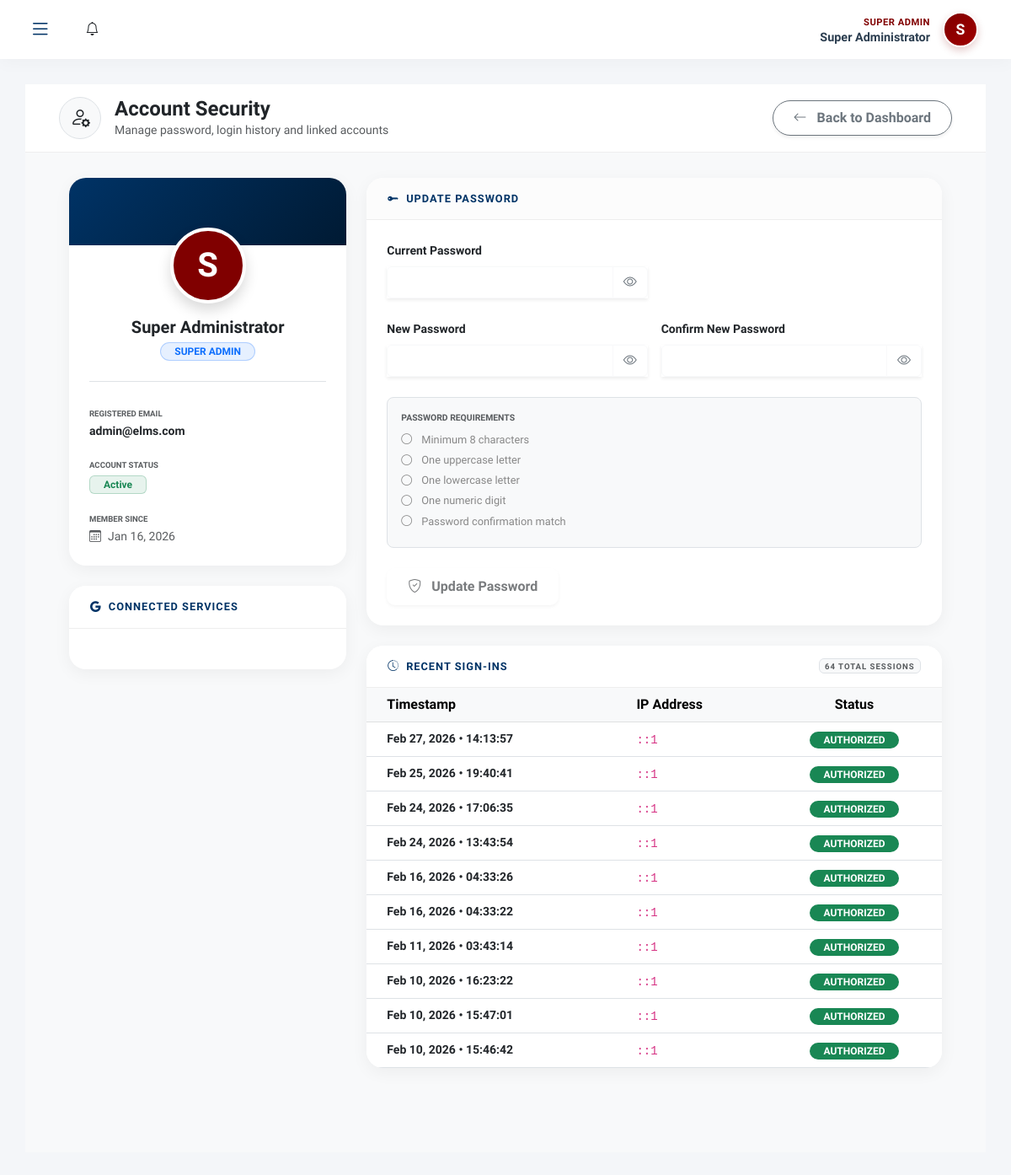
The page /modules/common/account_settings.php (signed in) on the database its author committed.
### tables this page shows
CREATE TABLE `users` (
  `id` int(10) UNSIGNED NOT NULL,
  `email` varchar(100) NOT NULL,
  `password` varchar(255) NOT NULL,
  `status` enum('active','inactive') DEFAULT 'active',
  `last_login` datetime DEFAULT NULL,
  `created_at` timestamp NOT NULL DEFAULT current_timestamp(),
  `lock_count` int(11) NOT NULL DEFAULT 0,
  `last_locked_at` datetime DEFAULT NULL
);

### includes/email_helper.php (called while the page is built, shortened)
<?php
function get_security_setting($key, $default = null) {
    global $conn;
    $stmt = $conn->prepare("SELECT setting_value FROM security_settings WHERE setting_key = ?");
    $stmt->bind_param("s", $key);
    $stmt->execute();
    $result = $stmt->get_result();
    if ($row = $result->fetch_assoc()) {
        return $row['setting_value'];
    }
    return $default;
}
?>

### modules/common/account_settings.php (the view, shortened to what this page needs)
<?php
require_once __DIR__ . '/../../config/init.php';
require_once __DIR__ . '/../../includes/email_helper.php';
$user_id = $_SESSION['user_id'];
$role_id = $_SESSION['role_id'] ?? $_SESSION['role'] ?? 0;
$stmt = $pdo->prepare("SELECT u.*,
    COALESCE(
        (SELECT CONCAT(up.first_name, ' ', up.last_name) FROM user_profiles up WHERE up.user_id = u.id),
        u.email
    ) as full_name,
    (SELECT ur.role_id FROM user_roles ur WHERE ur.user_id = u.id LIMIT 1) as role_id,
    (SELECT ot.provider_user_id FROM oauth_tokens ot WHERE ot.user_id = u.id AND ot.provider = 'google' LIMIT 1) as google_email
    FROM users u WHERE u.id = ?");
$stmt->execute([$user_id]);
$user = $stmt->fetch(PDO::FETCH_ASSOC);
$role_names = [1 => 'Super Admin', 2 => 'School Admin', 3 => 'Branch Admin', 4 => 'Registrar', 5 => 'Teacher', 6 => 'Student'];
$role_name = $role_names[$role_id] ?? 'User';
$password_settings = [];
$settings_to_get = ['password_min_length', 'password_require_uppercase', 'password_require_lowercase', 'password_require_number', 'password_require_special', 'enable_google_login'];
foreach ($settings_to_get as $key) { $password_settings[$key] = get_security_setting($key); }
$login_history = [];
try {
    $stmt = $pdo->prepare("SELECT * FROM login_attempts WHERE email = ? ORDER BY attempted_at DESC LIMIT 10");
    $stmt->execute([$user['email']]);
    $login_history = $stmt->fetchAll(PDO::FETCH_ASSOC);
} catch (Exception $e) {}
$login_stats = ['total_logins' => 0, 'last_login' => null];
try {
    $stmt = $pdo->prepare("SELECT COUNT(*) as total, MAX(attempted_at) as last_login FROM login_attempts WHERE email = ? AND success = 1");
    $stmt->execute([$user['email']]);
    $stats = $stmt->fetch(PDO::FETCH_ASSOC);
    $login_stats['total_logins'] = $stats['total'] ?? 0;
    $login_stats['last_login'] = $stats['last_login'];
} catch (Exception $e) {}
$dashboard_paths = [
    1 => '../super_admin/dashboard.php',
    2 => '../school_admin/dashboard.php',
    3 => '../branch_admin/dashboard.php',
    4 => '../registrar/dashboard.php',
    5 => '../teacher/dashboard.php',
    6 => '../student/dashboard.php'
];
$back_url = $dashboard_paths[$role_id] ?? '../../index.php';
include '../../includes/header.php';
?>
<div class="header-fixed-part animate__animated animate__fadeInDown">
    <div class="d-flex align-items-center gap-3">
        <div class="d-flex align-items-center justify-content-center bg-light rounded-circle border text-maroon" style="width: 50px; height: 50px; font-size: 1.5rem;">
            <i class="bi bi-person-gear"></i>
        </div>
        <div>
            <h4 class="fw-bold mb-0 text-dark">Account Security</h4>
            <p class="text-muted small mb-0">Manage password, login history and linked accounts</p>
        </div>
    </div>
    <a href="<?php echo htmlspecialchars($back_url); ?>" class="btn btn-outline-secondary px-4 py-2 rounded-pill fw-bold shadow-sm transition-hover">
        <i class="bi bi-arrow-left me-2"></i> Back to Dashboard
    </a>
</div>
<div class="body-scroll-part">
    <div class="container-fluid" style="max-width: 1400px; margin: 0 auto;">
        <div class="row g-4">
            <div class="col-lg-4 animate__animated animate__fadeInLeft">
                <div class="settings-hero-card mb-4">
                    <div class="settings-banner"></div>
                    <div class="card-body p-4 text-center">
                        <div class="settings-avatar-wrapper">
                            <div class="avatar-circle mx-auto border-4 border-white shadow" style="width: 90px; height: 90px; font-size: 2.5rem; background: var(--maroon); color: white; display: flex; align-items: center; justify-content: center; border-radius: 50%;">
                                <?php echo strtoupper(substr($user['full_name'] ?? 'U', 0, 1)); ?>
                            </div>
                        </div>
                        <h5 class="fw-bold mt-3 mb-1 text-dark"><?php echo htmlspecialchars($user['full_name']); ?></h5>
                        <span class="badge bg-primary bg-opacity-10 text-primary border border-primary border-opacity-25 rounded-pill px-3 mb-4"><?php echo strtoupper($role_name); ?></span>
                        <div class="text-start border-top pt-4">
                            <div class="mb-3">
                                <label class="text-muted small fw-bold text-uppercase" style="font-size: 0.6rem;">Registered Email</label>
                                <div class="fw-bold text-dark small text-truncate"><?php echo htmlspecialchars($user['email']); ?></div>
                            </div>
                            <div class="mb-3">
                                <label class="text-muted small fw-bold text-uppercase" style="font-size: 0.6rem;">Account Status</label>
                                <div><span class="badge bg-success bg-opacity-10 text-success border border-success border-opacity-25 px-3"><?php echo ucfirst($user['status']); ?></span></div>
                            </div>
                            <div class="mb-0">
                                <label class="text-muted small fw-bold text-uppercase" style="font-size: 0.6rem;">Member Since</label>
                                <div class="small text-muted"><i class="bi bi-calendar3 me-2"></i><?php echo date('M d, Y', strtotime($user['created_at'])); ?></div>
                            </div>
                        </div>
                    </div>
                </div>
                <?php if ($password_settings['enable_google_login']): ?>
                <div class="card-modern">
                    <div class="card-header-modern bg-white"><i class="bi bi-google me-2"></i>Connected Services</div>
                    <div class="card-body p-4">
                    </div>
                </div>
                <?php endif; ?>
            </div>
            <div class="col-lg-8 animate__animated animate__fadeInRight">
                <div class="card-modern mb-4">
                    <div class="card-header-modern"><i class="bi bi-key-fill me-2"></i>Update Password</div>
                    <div class="card-body p-4">
                        <form method="post" id="passwordForm">
                            <div class="row g-3 mb-4">
                                <div class="col-md-6">
                                    <label class="form-label small fw-bold">Current Password</label>
                                    <div class="input-group shadow-sm">
                                        <input type="password" class="form-control border-light" id="current_password" name="current_password" required>
                                        <button class="btn btn-outline-secondary border-light toggle-password" type="button" data-target="current_password"><i class="bi bi-eye"></i></button>
                                    </div>
                                </div>
                            </div>
                            <div class="row g-3 mb-4">
                                <div class="col-md-6">
                                    <label class="form-label small fw-bold">New Password</label>
                                    <div class="input-group shadow-sm">
                                        <input type="password" class="form-control border-light" id="new_password" name="new_password" required>
                                        <button class="btn btn-outline-secondary border-light toggle-password" type="button" data-target="new_password"><i class="bi bi-eye"></i></button>
                                    </div>
                                </div>
                                <div class="col-md-6">
                                    <label class="form-label small fw-bold">Confirm New Password</label>
                                    <div class="input-group shadow-sm">
                                        <input type="password" class="form-control border-light" id="confirm_password" name="confirm_password" required>
                                        <button class="btn btn-outline-secondary border-light toggle-password" type="button" data-target="confirm_password"><i class="bi bi-eye"></i></button>
                                    </div>
                                </div>
                            </div>
                            <div class="p-3 rounded-3 bg-light border mb-4">
                                <p class="small fw-bold text-muted text-uppercase mb-2" style="font-size: 0.65rem;">Password Requirements</p>
                                <ul class="list-unstyled mb-0 password-requirements" id="passwordRequirements">
                                    <li id="req-length"><i class="bi bi-circle"></i> Minimum <?php echo $password_settings['password_min_length']; ?> characters</li>
                                    <?php if ($password_settings['password_require_uppercase']): ?><li id="req-upper"><i class="bi bi-circle"></i> One uppercase letter</li><?php endif; ?>
                                    <?php if ($password_settings['password_require_lowercase']): ?><li id="req-lower"><i class="bi bi-circle"></i> One lowercase letter</li><?php endif; ?>
                                    <?php if ($password_settings['password_require_number']): ?><li id="req-number"><i class="bi bi-circle"></i> One numeric digit</li><?php endif; ?>
                                    <li id="req-match"><i class="bi bi-circle"></i> Password confirmation match</li>
                                </ul>
                            </div>
                            <button type="submit" class="btn btn-maroon-save shadow-sm" id="changePasswordBtn" disabled>
                                <i class="bi bi-shield-check me-2"></i> Update Password
                            </button>
                        </form>
                    </div>
                </div>
                <div class="card-modern">
                    <div class="card-header-modern bg-white d-flex justify-content-between align-items-center">
                        <span><i class="bi bi-clock-history me-2"></i>Recent Sign-ins</span>
                        <span class="badge bg-light text-muted border"><?php echo $login_stats['total_logins']; ?> Total Sessions</span>
                    </div>
                    <div class="table-responsive">
                        <table class="table table-hover align-middle mb-0">
                            <thead class="table-light"><tr><th class="ps-4">Timestamp</th><th>IP Address</th><th class="text-center">Status</th></tr></thead>
                            <tbody>
                                <?php if (empty($login_history)): ?>
                                    <tr><td colspan="3" class="text-center py-4 text-muted small">No activity found.</td></tr>
                                <?php else: foreach ($login_history as $attempt): ?>
                                    <tr>
                                        <td class="ps-4 small fw-bold text-dark"><?php echo date('M d, Y • H:i:s', strtotime($attempt['attempted_at'])); ?></td>
                                        <td><code class="text-maroon"><?php echo htmlspecialchars($attempt['ip_address'] ?? '0.0.0.0'); ?></code></td>
                                        <td class="text-center">
                                            <span class="badge rounded-pill bg-<?php echo !empty($attempt['success']) ? 'success' : 'danger'; ?> px-3">
                                                <?php echo !empty($attempt['success']) ? 'AUTHORIZED' : 'FAILED'; ?>
                                            </span>
                                        </td>
                                    </tr>
                                <?php endforeach; endif; ?>
                            </tbody>
                        </table>
                    </div>
                </div>
            </div>
        </div>
    </div>
</div>
<?php include '../../includes/footer.php'; ?>
</body>
</html>

### includes/header.php (style rules this page uses)
:root { --maroon: #800000; --maroon-light: #9e1b1b; --blue: #003366; --blue-dark: #002244; --text-light: #ecf0f1; --text-muted: #aeb9cc; --sidebar-width: 280px; --header-height: 70px; --transition-speed: 0.3s; }
body { font-family: 'Public Sans', sans-serif; background-color: #f4f6f9; margin: 0; overflow-x: hidden; }
.avatar-circle { width: 42px; height: 42px; background: linear-gradient(135deg, var(--maroon) 0%, #a00000 100%); color: white; border-radius: 50%; display: flex; align-items: center; justify-content: center; font-weight: 600; font-size: 1.1rem; box-shadow: 0 4px 10px rgba(128, 0, 0, 0.2); border: 2px solid #fff; }

### modules/common/account_settings.php (style rules this page uses)
html, body { height: 100%; margin: 0; overflow: hidden; background-color: #f8f9fa; }
.header-fixed-part { flex: 0 0 auto; background: white; padding: 15px 40px; border-bottom: 1px solid #eee; z-index: 100; display: flex; justify-content: space-between; align-items: center; }
.body-scroll-part { flex: 1 1 auto; overflow-y: auto; padding: 30px 40px 100px 40px; background-color: #f8f9fa; }
.settings-hero-card { background: white; border-radius: 20px; border: none; box-shadow: 0 5px 20px rgba(0,0,0,0.05); overflow: hidden; }
.settings-banner { background: linear-gradient(135deg, var(--blue) 0%, #001a33 100%); height: 80px; }
.settings-avatar-wrapper { margin-top: -45px; }
.card-modern { background: white; border-radius: 20px; border: none; box-shadow: 0 5px 20px rgba(0,0,0,0.05); overflow: hidden; }
.card-header-modern { background: #fcfcfc; padding: 15px 25px; border-bottom: 1px solid #eee; font-weight: 700; color: var(--blue); text-transform: uppercase; font-size: 0.8rem; letter-spacing: 1px; }
.password-requirements li { font-size: 0.8rem; margin-bottom: 5px; color: #888; transition: 0.3s; }
.password-requirements li i { margin-right: 8px; }
.btn-maroon-save { background-color: var(--maroon); color: white; border: none; border-radius: 10px; font-weight: 700; padding: 10px 25px; transition: 0.3s; }
.btn-maroon-save:disabled { opacity: 0.6; cursor: not-allowed; }

### rows shown on the page
users: email "admin@elms.com", status "Active", created_at "Jan 16, 2026"

### other values the page prints
$_SESSION['role'] "SUPER ADMIN"
$_SESSION['name'] "Super Administrator"
substr($_SESSION['name'] ?? 'U', 0, 1) "S"
substr($user['full_name'] ?? 'U', 0, 1) "S"
$user['full_name'] "Super Administrator"
$role_name "SUPER ADMIN"
$password_settings['password_min_length'] "8"
$login_stats['total_logins'] "64"
date('M d, Y • H:i:s', strtotime($attempt['attempted_at'])) "Feb 27, 2026 • 14:13:57"
$attempt['ip_address'] "::1"
date('M d, Y • H:i:s', strtotime($attempt['attempted_at'])) "Feb 25, 2026 • 19:40:41"
date('M d, Y • H:i:s', strtotime($attempt['attempted_at'])) "Feb 24, 2026 • 17:06:35"
date('M d, Y • H:i:s', strtotime($attempt['attempted_at'])) "Feb 24, 2026 • 13:43:54"
date('M d, Y • H:i:s', strtotime($attempt['attempted_at'])) "Feb 16, 2026 • 04:33:26"
date('M d, Y • H:i:s', strtotime($attempt['attempted_at'])) "Feb 16, 2026 • 04:33:22"
